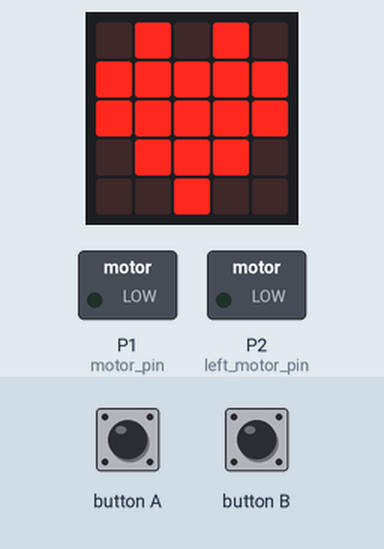
Bench run of a program on a simulated BBC micro:bit running MicroPython. Parts: the board's 5×5 LED display, switched loads named in the program (green lamp = pin HIGH). The inputs (shaded band) are chosen by the test bench. What the program prints to the serial console is not drawn.

Above: at 1.2 s.
1.3 s: button A pressed for 0.15 s
At 2.3 s:
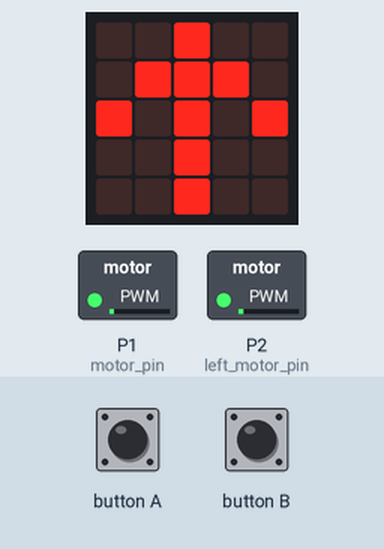
At 8.1 s:
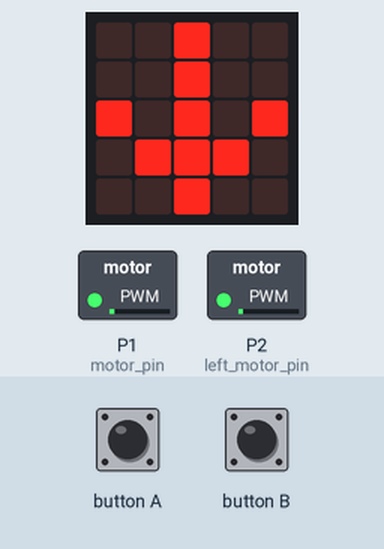
Timing chart, 0 to 13.4 s (numbered marks = the images above; inputs shaded):
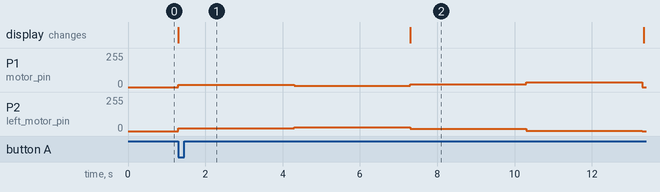

Measured:
- after the input at 1.3 s, P1 (motor_pin): 0/255 → 17/255 at once, → 10/255 3.0 s later, → 21/255 3.0 s later, → 36/255 3.0 s later, … (5 changes in this stretch); P2 (left_motor_pin): 0/255 → 20/255 at once, → 28/255 3.0 s later, → 17/255 3.0 s later, → 2/255 3.0 s later, … (5 changes in this stretch); the display: changes at once (image 1)

The program:

tutorial.py
```python
'''
# This is a tutorial to teach python classes by creating a program to control a robot car.
# the car is able to move forward, backward, turn left, turn right, and stop.
# two motors power the wheels. The motors are in counterpoised directions.
# The left motor needs to run forward to move the car forward,
# while the right motor needs to run backward.

# left motor is on pin2 and right motor is on pin1
# Using bbc microbit code editor https://python.microbit.org/v/2.0

We are using CLASSES for the first time.
CLASSES is the way to create OBJECTS.

A CLASS is a 'thing' you define in software.
An OBJECT is an instance of the class.
eg. A Car class is a blueprint for creating Car objects.

Let's look at a Car class as an example.

A Car class is defined by attributes (eg. things the Car possess - number of wheels, colour, make, max speed etc.)
A Car class has METHODS (functions) that allows the object to operate (eg. cars start, stop, drive, turn, reverse etc.)

OBJECTS in python are instantiated ("created") by assigning a variable to the CLASS name followed by parentheses.

Classes in python are capitalised by convention. eg. Car, Motor, Robot etc.
Classes can contain other classes as attributes eg. a Car class can contain Motor classes as attributes.

eg.
for a Car class
    my_car = Car() - this creates a Car object called my_car
    red_car = Car(colour=red) - this creates a Car object passing the colour red to it.

BUT WE STILL NEED TO DEFINE THE CLASS.

here's an example - use idle or any python editor to run this code
'''

class Car:
    def __init__(self, make, model, year, colour):
        self.make = make
        self.model = model
        self.year = year
        self.colour = colour

    def get_info(self):
        return f"{self.year} {self.make} {self.model} in {self.colour}"


# create two Car objects
my_car = Car("Toyota", "Corolla", 2020, "Blue")
your_car = Car("Honda", "Civic", 2019, "Red")


# get information about the cars and print it
print(my_car.get_info())
print(your_car.get_info())

#save as car_example.py and run this file to see the output

'''
the __init__ method is called when the object is instantiated (created) from the class.
NOTE the use of 'self' to refer to the object itself.

Now we will create a Motor class to control a single motor using PWM on a given pin.

Our Motor class will have methods to run the motor at a given speed and to stop the motor.

Open a new file and Save as motor.py
'''


from microbit import *

class Motor:
    def __init__(self, motor_pin = 1): # initialize motor with given pin - default pin1
        ''' Constructor '''

        self.pin = motor_pin
        self.pin.set_analog_period(20) # set PWM period to 20ms for motor control

    def run(self, speed): # run motor at given speed
        ''' run(speed) - value between 0 and 1023. eg. run(512)'''

        speed = max(0, min(1023, speed))  # constrain speed between 0 and 1023
        self.pin.write_analog(speed) # set motor speed

    def stop(self): # stop the motor by running motor at speed 0
        '''stop motor'''

        self.run(0)

# code to test class code
if __name__ == "main":

    motor = Motor(pin1) # create motor object on pin1

    for i in range(10):
        motor.run(1) # run motor
        sleep(1000)
        motor.stop()
        sleep(500)


'''
save as motor.py and test by running this file

Now we create a Car class to control the car using two motors
Create a new file and save it as car.py

A simple car control class for a two-motor car using the Motor class from motor.py
'''

#We will start with a class with empty methods
# we want the car to be able to stop, move forward, move backward, turn left and turn right

# 'pass' means do nothing - we will fill in the methods later

class Car:
    def __init__(self, left_motor_pin, right_motor_pin):
        ''' This method will be called when the Car object is created'''
        pass

    def stop(self):
        ''''''
        pass

    def forward(self, gear):
        ''' move forward at given gear (speed)'''
        pass

    def backward(self, gear):
        ''' move backward at given gear (speed)'''
        pass

    def left(self, gear):
        ''' turn left at given gear (speed)'''
        pass

    def right(self, gear):
        ''' turn right at given gear (speed)'''
        pass

    if __name__ == "main":
        car = Car(pin2, pin1)
        car.forward(5)
        sleep(2000)
        car.stop()
        sleep(1000)

# pass means do nothing - we will fill in the methods later

# save as car.py and test by running this file
# What happens when you run this code?
# Nothing happens because all methods are empty.
# Next step is to fill in the methods to make the car move


from microbit import *
import neopixel
from motor import Motor


class Car:

    # Initialize the car with two motors
    def __init__(self, left_motor_pin, right_motor_pin):

        self.left_motor = Motor(left_motor_pin) # use Motor class to create motor objects
        self.right_motor = Motor(right_motor_pin) # use Motor class to create motor objects

        self.motor_centre = 75  # midpoint speed for motors to stop
        self.gears = 10  # number of speed increments

        display.show(Image.HEART)  # user feedback that car is ready


    # Stop the car
    def stop(self):
        self.left_motor.stop()
        self.right_motor.stop()

        #display on microbit
        display.show(Image('99999:'
                           '90009:'
                           '90009:'
                           '90009:'
                           '99999'))

    # Move the car forward
    def forward(self, gear):
        '''value between 0 and 10 eg. forward(5)'''

        # calculate left and right motor values based on speed. Each increment is midpoint / gears
        # offset from midpoint +- 1 to avoid motor deadzone

        speed1 = (self.motor_centre - 1) + (gear * (self.motor_centre / self.gears))
        speed2 = (self.motor_centre + 1) - (gear * (self.motor_centre / self.gears))

        #display on microbit
        display.show(Image.ARROW_N)

        self.left_motor.run(speed1)
        self.right_motor.run(speed2)


    # Move the car backward
    def backward(self, gear):
        '''value between 0 and 10. eg. backward(5)'''

        speed1 = (self.motor_centre + 1) + (gear * (self.motor_centre / self.gears))
        speed2 = (self.motor_centre - 1) - (gear * (self.motor_centre / self.gears))

        #display on microbit
        display.show(Image.ARROW_S)

        self.left_motor.run(speed2)
        self.right_motor.run(speed1)

    # Turn the car left
    def left(self, speed): # For you to complete
        pass

    def right(self, speed): # For you to complete
        pass


# functions outside of class.
# just for testing purposes

def countdown(seconds): # countdown from given seconds on microbit display
        for i in range(seconds, 0, -1):
            display.show(str(i))
            sleep(1000)
        display.clear()

def main(): # main function to test car class

    car.forward(1)
    sleep(3000)
    car.forward(5)
    sleep(3000)
    car.backward(1)
    sleep(3000)
    car.backward(9)
    sleep(3000)
    car.stop()


if __name__ == "__main__":

    car = Car(pin2, pin1)

    while True: # wait for button A or B to start
        if button_a.is_pressed():
            main()

        elif button_b.is_pressed():
            car.stop()


'''
Save as car.py and test by running this file
Next steps:
    add code for left turn and right turn

TEST YOUR CODE


ADVANCED:

Use inbuilt compass to turn car to a specific heading
turn by a specific angle
shake to start after a few seconds countdown
follow directions from an array of movements
use in built timer to move for specific time intervals ( move until time in the future reached)

if using microbit v2 add sound effects for each movement

'''
```

motor.py
```python
from microbit import *

# First we create a Motor class to control a single motor
class Motor:
    def __init__(self, motor_pin): # initialize motor with given pin

        self.pin = motor_pin
        self.pin.set_analog_period(20) # set PWM period to 20ms for motor control

    def run(self, speed): # run motor at given speed
        ''' run(speed) - value between 0 and 1023
        run(512)
        '''

        speed = max(0, min(1023, speed))  # constrain speed between 0 and 1023
        self.pin.write_analog(speed) # set motor speed

    def stop(self): # stop the motor by running motor at speed 0
        ''' stop motor'''
        self.run(0)

# code to test class code
if __name__ == "main":
    motor = Motor(pin1)

    motor.run(1)
    sleep(1000)

    motor.stop()


    
```
